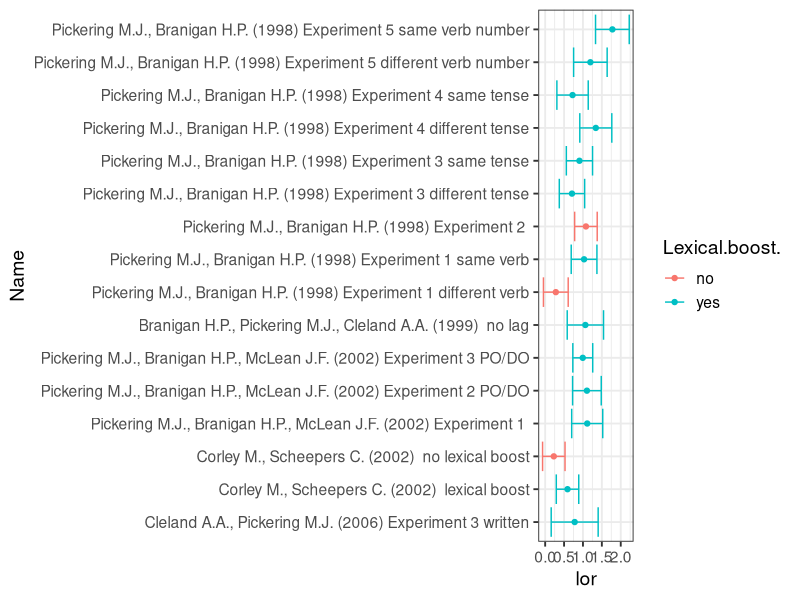
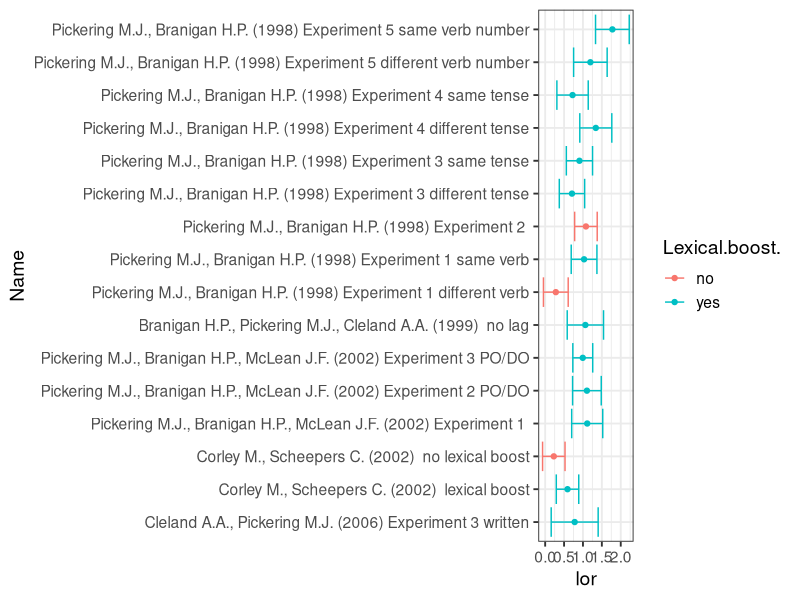

Reproduce these figures in R, in order.
library(tidyverse)

logit = function(p) {log(p) - log(1-p)}
inv.logit = function(x) {exp(x)/(1+exp(x))}

# read in data, compute standard error followinbg Mahowald et al. (2016)
e = read_csv("data/master_spreadsheet_processed.csv") %>%
  filter(Target.task == "WSC", Construction.type == "dative",
         Language == "English",
         Lag == "0",
         L1L1..L2L1..L1L2..L2L2 == "L1L1") %>%
  mutate(v = 1/(num.data.1 * num.data.items.1 *Dep.primed) +
           1/(num.data.2 * num.data.items.2 * Alt.primed) +
           (1/(num.data.1 * num.data.items.1 * (1- Dep.primed))) +
           (1/(num.data.2 * num.data.items.2 * (1 - Alt.primed))),
         se = sqrt(v))

e = select(e, ExperimentID, Subcondition, Alt.primed, Dep.primed, Dep.measure) %>%
  mutate(PrimeDO = ifelse(Dep.measure == "DO", Dep.primed, Alt.primed),
         PrimePO = ifelse(Dep.measure == "PO", Dep.primed, Alt.primed)) %>%
  pivot_wider(id_cols = c(ExperimentID, Subcondition),
              names_from = c(Dep.measure), 
              values_from = c(PrimeDO, PrimePO)) %>%
  mutate(PrimeDO_DO = ifelse(is.na(PrimeDO_DO), 1 - PrimeDO_PO, PrimeDO_DO), # handle case where the ratio is just out of 1 to begin with
         PrimePO_DO = ifelse(is.na(PrimePO_DO), 1 - PrimePO_PO, PrimePO_DO),
         PrimeDO_DO.pct = PrimeDO_DO/(PrimeDO_DO + PrimeDO_PO),
         PrimeDO_PO.pct = PrimeDO_PO/(PrimeDO_DO + PrimeDO_PO),
         PrimePO_DO.pct = PrimePO_DO/(PrimePO_PO + PrimePO_DO),
         PrimePO_PO.pct = PrimePO_PO/(PrimePO_PO + PrimePO_DO),
         lor.DO = logit(PrimeDO_DO.pct) - logit(PrimePO_DO.pct),
         lor.PO = logit(PrimePO_PO.pct) - logit(PrimeDO_PO.pct),
         lor = lor.DO) %>%
  select(ExperimentID, lor, lor.DO, lor.PO, PrimeDO_DO.pct,
         PrimeDO_PO.pct, PrimePO_DO.pct, PrimePO_PO.pct) %>%
  right_join(e)

exp1 = filter(e, Dep.measure  == "DO" | (Paper.ID == 62 & (grepl("Shifted", Subcondition) == F)) ,
              Target.task == "WSC",
              Language == "English",
              Construction.type == "dative",
              Lag == "0",
              L1L1..L2L1..L1L2..L2L2 == "L1L1") %>%
  mutate(Lexical.boost. =     # fix mistake in coding meta-analysis
           ifelse(Authors == "Branigan H.P., Pickering M.J., Cleland A.A.",
                  "yes",
                  Lexical.boost.) ) %>%
  select(Paper.ID, Authors, Year, Experiment.name, lor, se, Lexical.boost.,
         StudyID,
         ExperimentID,
         Dep.measure,
         num.data.1,
         num.data.2,
         Subcondition,
         N.unique.items) %>%
  filter(Paper.ID != 58,
         !grepl("spoken", Subcondition)) %>%
  mutate(Experiment.name = ifelse(is.na(Experiment.name), "", Experiment.name),
         Subcondition = ifelse(is.na(Subcondition), "", Subcondition),
         Name = paste(Authors, " (", Year, ") ", Experiment.name, " ", Subcondition, sep=""),
         Name = fct_reorder(Name, -as.numeric(Year)))

ggplot(exp1, aes(x=Name, y=lor,
                 ymin=lor - 1.96*se, ymax = lor + 1.96*se,
                 colour=Lexical.boost.)) +
  geom_point() + 
  geom_errorbar() +
  coord_flip() + 
  theme_bw(14)
ggsave("pngs/exp1_summary.png", width=9, height=4)